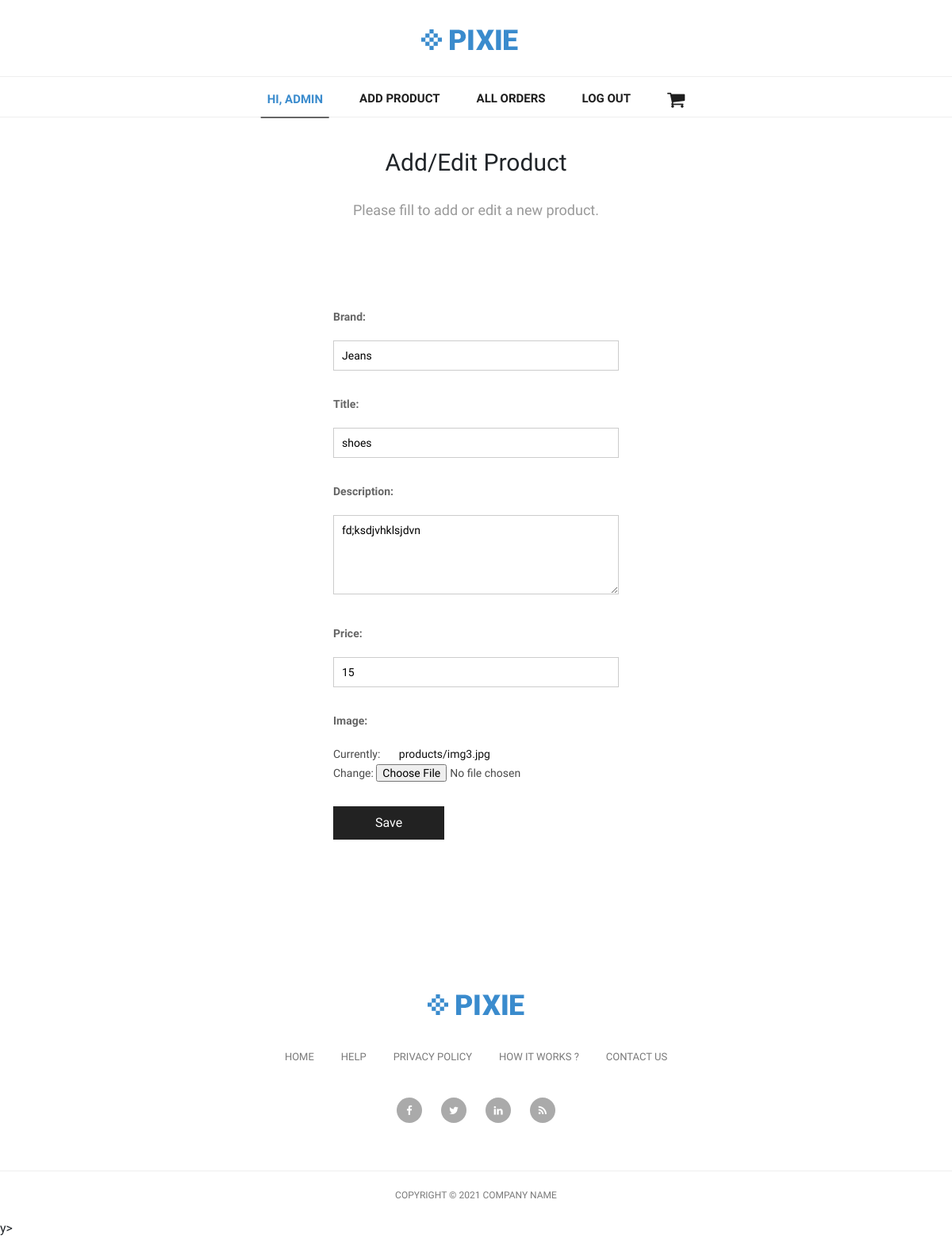
Screenshot of /products/edit/4 (signed in) with the database file from the repository.
### products/models.py (models this page shows, shortened)
class Product(models.Model):
    title = models.CharField(max_length=100)
    brand = models.CharField(max_length=100)
    description = models.TextField(max_length=500, blank=True, null=True)
    price = models.PositiveIntegerField()
    image = models.ImageField(upload_to='products/', null=True)

### products/views.py (the view)
# urls.py: path('products/edit/<int:pk>', product_edit, name='product_edit'),
def product_edit(request, pk):
    product = get_object_or_404(Product, pk=pk)
    if  request.user.is_authenticated and request.user.is_superuser:
        if request.method == 'POST':
            form = AddProductForm(request.POST, request.FILES, instance=product)
            if form.is_valid():
                form.save()
                return render(request, 'products/product_add_success.html')
        else:
            form = AddProductForm(instance=product)
        return render(request, 'products/product_add.html', {'form': form})
    else:
        return redirect('product_list')

### products/forms.py
class AddProductForm(ModelForm):
    class Meta:
        model = Product
        fields = ('brand', 'title', 'description', 'price', 'image')

### templates/products/product_add.html (shortened to what this page needs)
{% extends "base.html" %}
{% block content %}
<section class="form-section">
    <h2 class="section-headline">Add/Edit Product</h2>
    <p class="section-description">
        Please fill to add or edit a new product.
    </p>
    <div class="form">
        <form action="" method="post" enctype="multipart/form-data">
            {{ form.as_p }}
            <p>
                <button type="submit">Save</button>
            </p>
        </form>
    </div>
</section>
{% endblock %}

### templates/base.html (shortened to what this page needs)
{% load static %}
<!DOCTYPE html>
<html lang="en">
<head>
    <link rel="stylesheet" href="{% static 'assets/css/normalize.css' %}" />
    <link rel="stylesheet" href="{% static 'assets/css/style.css' %}" />
    <link href="{% static 'vendor/bootstrap/css/bootstrap.min.css' %}" rel="stylesheet">
    <link rel="stylesheet" href="{% static 'assets/css/fontawesome.css' %}">
    <link rel="stylesheet" href="{% static 'assets/css/tooplate-main.css' %}">
    <link rel="stylesheet" href="{% static 'assets/css/owl.css' %}">
    <link rel="stylesheet" href="{% static 'css/style.css' %}">
    <link rel="stylesheet" href="{% static 'css/normalize.css' %}">
</head>
<body>
    <nav class="navbar navbar-expand-lg navbar-dark bg-dark static-top">
        <div class="container">
            <a class="navbar-brand" href="{% url 'home' %}">
                <img src="{% static 'assets/images/header-logo.png' %}" alt="">
            </a>
            <div class="collapse navbar-collapse" id="navbarResponsive">
                <ul class="navbar-nav ml-auto">
                    {% if user.is_authenticated %}
                    <li class="nav-item active">
                    <p class="nav-link" >Hi, {{ user.username }}</p>
                    </li>
                    {% if user.is_superuser %}
                    <li class="nav-item">
                        <a href="{% url 'product_add' %}" class="nav-link">Add Product</a>
                    </li>
                    <li class="nav-item">
                        <a href="{% url 'order_list' %}" class="nav-link">All Orders</a>
                    </li>
                    {% endif %}
                    <li class="nav-item">
                    <a href="{% url 'logout' %}" class="nav-link">Log out</a>
                    {% endif %}
                    <li class="nav-item">
                    <a class="nav-link" href="{% url 'cart' %}">
                        <i style="font-size: 24px;" class="fa fa-shopping-cart"></i>
                    </a>
                </ul>
            </div>
        </div>
        </nav>
    <main>
        {% block content %}{% endblock %}
    </main>
    <div class="footer">
        <div class="container">
        <div class="row">
            <div class="col-md-12">
            <div class="logo">
                <img src="{% static 'assets/images/header-logo.png' %}" alt="">
            </div>
            </div>
            <div class="col-md-12">
            <div class="footer-menu">
                <ul>
                <li><a href="#">Home</a></li>
                <li><a href="#">Help</a></li>
                <li><a href="#">Privacy Policy</a></li>
                <li><a href="#">How It Works ?</a></li>
                <li><a href="#">Contact Us</a></li>
                </ul>
            </div>
            </div>
            <div class="col-md-12">
            <div class="social-icons">
                <ul>
                <li><a href="#"><i class="fa fa-facebook"></i></a></li>
                <li><a href="#"><i class="fa fa-twitter"></i></a></li>
                <li><a href="#"><i class="fa fa-linkedin"></i></a></li>
                <li><a href="#"><i class="fa fa-rss"></i></a></li>
                </ul>
            </div>
            </div>
        </div>
        </div>
    </div>
    <div class="sub-footer">
        <div class="container">
        <div class="row">
            <div class="col-md-12">
            <div class="copyright-text">
                <p>Copyright &copy; 2021 Company Name
            </div>
            </div>
        </div>
        </div>
    </div>
</body>
</html>y>
</html>

### static/assets/css/style.css (style rules this page uses)
html { scroll-behavior: smooth; }
body { margin: 0; font-family: 'Questrial', sans-serif; }
.nav a:hover, .active { border-bottom: 2px solid #666; }
main { max-width: 960px; text-align: center; margin: 90px auto 90px auto; }
.section-headline { font-size: 30px; font-weight: normal; margin: 0px; }
.section-description { color: #999; font-size: 18px; margin-bottom: 100px; margin-top: 30px; }
.form-section { overflow: auto; width: 100%; }
.form { max-width: 400px; margin: 45px auto; padding: 0 20px; }
.form p { margin: 0 0 20px 0; text-align: left; }
.form label { display: block; padding: 10px 0; color: #666; font-weight: bold; }
.form input[type=text], .form input[type=email], .form input[type=number], .form input[type=password], .form select { padding: 10px; max-width: 400px; width: 100%; border: 1px solid #ccc; box-sizing: border-box; }
.form textarea { max-width: 400px; min-height: 100px; width: 100%; height: 100px; padding: 10px; box-sizing: border-box; font-family: inherit; font-size: inherit; border: 1px solid #ccc; }
.form button { width: 140px; line-height: 40px; font-size: 16px; background: #222; color: #fff; border: none; cursor: pointer; margin-top: 10px; transition-duration: .3s; }
.form a { text-decoration: none; color: #111; margin-left: 20px; }

### static/assets/css/tooplate-main.css (style rules this page uses)
body { font-family: 'Roboto', sans-serif; transition: all 0.5s; }
p { margin-bottom: 0px; font-size: 14px; color: #4a4a4a; line-height: 24px; }
a { text-decoration: none!important; }
.copyright-text { text-transform: uppercase; }
.navbar .navbar-brand { text-align: center; width: 100%; position: relative; padding: 25px 0px; }
.bg-dark { background-color: #fff!important; border-bottom: 1px solid #eee; }
#navbarResponsive { z-index: 999; position: absolute; left: 50%; top: 105px; transform: translateX(-50%); }
.navbar-dark .navbar-nav .nav-item { margin: 0px 15px; }
.navbar-dark .navbar-nav .nav-link { text-transform: uppercase; font-size: 15px; font-weight: 700; color: #1e1e1e; transition: all 0.5s; }
.navbar-dark .navbar-nav .nav-link:hover, .navbar-dark .navbar-nav .active>.nav-link, .navbar-dark .navbar-nav .nav-link.active, .navbar-dark .navbar-nav .nav-link.show, .navbar-dark .navbar-nav .show>.nav-link { color: #3a8bcd; }
.navbar:after { width: 100%; height: 1px; background-color: #eee; content: ''; position: absolute; left: 0; bottom: -52px; }
.footer { text-align: center; }
.footer ul { padding: 0px; margin: 0px; }
.footer ul li { list-style: none; display: inline-block; }
.footer .logo img { max-width: 100%; margin-top: 60px; margin-bottom: 40px; }
.footer .footer-menu { margin-bottom: 40px; }
.footer .footer-menu ul li { margin: 0px 15px; }
.footer .footer-menu a { font-size: 13px; color: #7a7a7a; text-transform: uppercase; transition: all 0.5s; }
.footer .social-icons { margin-bottom: 60px; }
.footer .social-icons ul li { margin: 0px 10px; }
.footer .social-icons a { width: 32px; height: 32px; color: #fff; background-color: #aaa; text-align: center; display: inline-block; line-height: 33px; border-radius: 50%; font-size: 13px; transition: all 0.5s; }
.sub-footer { border-top: 1px solid #eee; text-align: center; }
.sub-footer p { font-size: 12px; color: #7a7a7a; line-height: 60px; }

### rows the page displays
Product: brand "Jeans", title "shoes", description "fd;ksdjvhklsjdvn", price "15"

### other values shown
{{ user.username }} "ADMIN"
